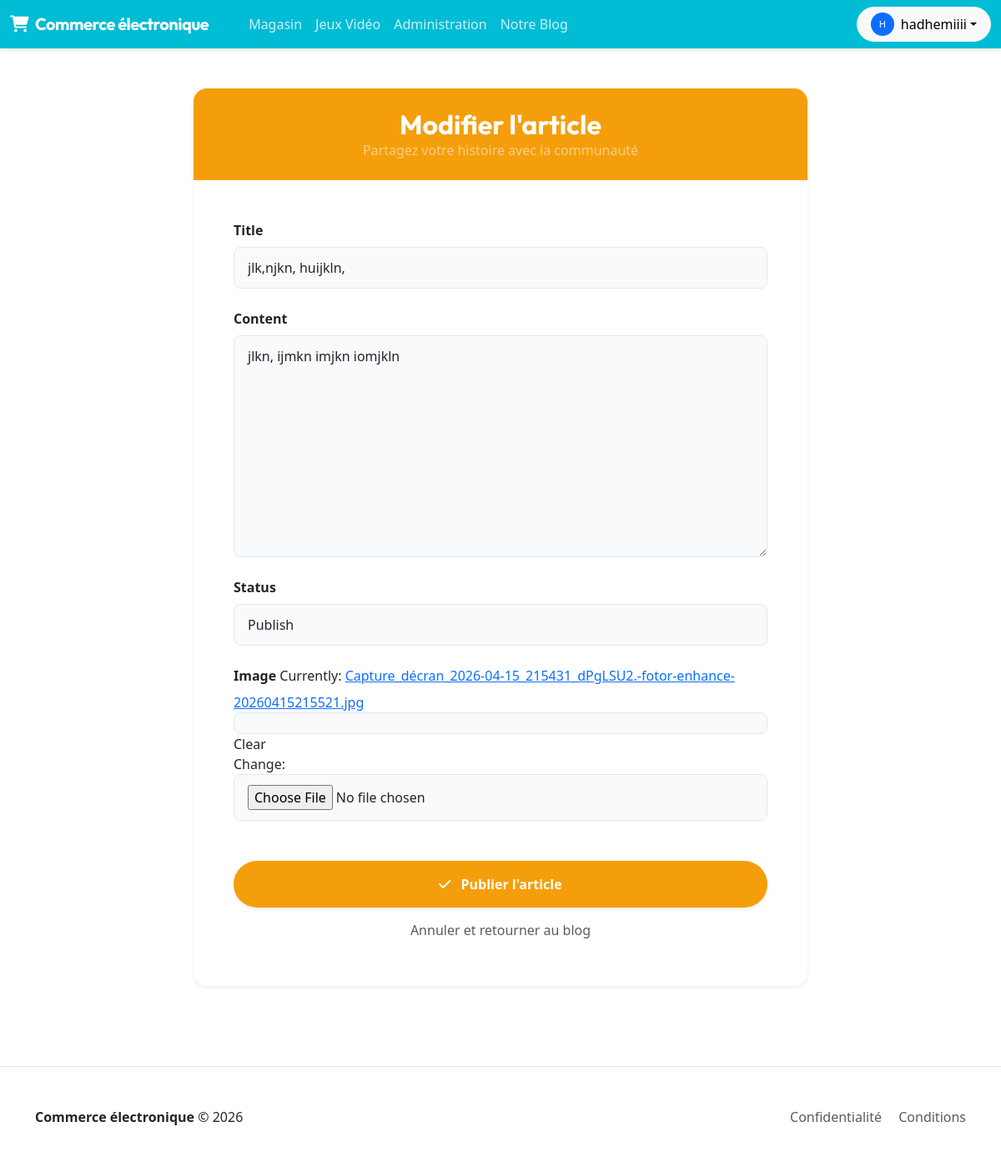
/blog/posts/4/update/ (signed in), run on the app's committed database.
### blog/models.py (models this page shows, shortened)
class Post(models.Model):
 title = models.CharField(max_length=200, unique=True)
 slug = models.SlugField(max_length=200, unique=True)
 author = models.ForeignKey(User, on_delete= models.CASCADE,related_name='blog_posts')
 updated_on = models.DateTimeField(auto_now= True)
 content = models.TextField()
 created_on = models.DateTimeField(auto_now_add=True)
 status = models.IntegerField(choices=STATUS, default=0)
 image=models.ImageField(blank=True)
 class Meta:
    ordering = ['-created_on']

### blog/views.py (the view)
# urls.py: path('posts/<int:pk>/update/', views.PostUpdateView.as_view(), name='post_update'),
class PostUpdateView(LoginRequiredMixin, UpdateView):
    model = Post
    form_class = blogForm
    template_name = 'blog/post_update.html'
    success_url = reverse_lazy('post_list')

### blog/forms.py
class blogForm(forms.ModelForm):
    class Meta:
        model = Post
        fields = "title", "content", "status", "image"

### blog/templates/blog/post_update.html (shortened to what this page needs)
{% extends 'base.html' %}
{% block content %}
<div class="row justify-content-center">
    <div class="col-lg-8">
        <div class="card border-0 shadow-sm rounded-4 overflow-hidden">
            <div class="card-header bg-warning py-4 text-center border-0" style="background: #f59e0b !important;">
                <h2 class="text-white fw-bold mb-0">{% if form.instance.pk %}Modifier l'article{% else %}Créer un article{% endif %}</h2>
                <p class="text-white-50 mb-0">Partagez votre histoire avec la communauté</p>
            </div>
            <div class="card-body p-4 p-lg-5">
                <form method="POST" enctype="multipart/form-data">
                    {% for field in form %}
                    <div class="mb-4">
                        <label for="{{ field.id_for_label }}" class="form-label fw-bold text-dark">{{ field.label }}</label>
                        {{ field }}
                    </div>
                    {% endfor %}
                    <div class="d-grid gap-2 mt-5">
                        <button type="submit" class="btn btn-warning py-3 rounded-pill shadow-sm fw-bold border-0 text-white" style="background: #f59e0b;">
                            <i class="fa-solid fa-check me-2"></i> Publier l'article
                        </button>
                        <a href="{% url 'post_list' %}" class="btn btn-link text-muted text-decoration-none">Annuler et retourner au blog</a>
                    </div>
                </form>
            </div>
        </div>
    </div>
</div>
{% endblock %}

### templates/base.html (shortened to what this page needs)
{% load static %}
<!DOCTYPE html>
<html lang="fr">
<head>
    <link rel="stylesheet" href="{% static 'css/base.css' %}">
    <link href="https://cdn.jsdelivr.net/npm/bootstrap@5.3.2/dist/css/bootstrap.min.css" rel="stylesheet">
    <link rel="stylesheet" href="https://cdnjs.cloudflare.com/ajax/libs/font-awesome/6.0.0/css/all.min.css">
</head>
<body class="d-flex flex-column min-vh-100">
<nav class="navbar navbar-expand-lg navbar-light navbar-custom">
    <div class="container-fluid">
        <a class="navbar-brand d-flex align-items-center" href="{% url 'accueil' %}">
            <i class="fa-solid fa-cart-shopping me-2"></i>
            <span>Commerce électronique</span>
        </a>
        <div class="collapse navbar-collapse" id="navbarNav">
            <ul class="navbar-nav me-auto mb-2 mb-lg-0 ms-lg-4">
                <li class="nav-item">
                    <a class="nav-link" href="{% url 'index' %}">Magasin</a>
                </li>
                <li class="nav-item">
                    <a class="nav-link" href="{% url 'jeu_list' %}">Jeux Vidéo</a>
                </li>
                <li class="nav-item">
                    <a class="nav-link" href="/admin/">Administration</a>
                </li>
                <li class="nav-item">
                    <a class="nav-link" href="{% url 'post_list' %}">Notre Blog</a>
                </li>
            </ul>
            <div class="d-flex align-items-center">
                {% if user.is_authenticated %}
                <div class="dropdown">
                    <button class="btn btn-light dropdown-toggle d-flex align-items-center rounded-pill px-3" type="button" data-bs-toggle="dropdown">
                        <div class="bg-primary text-white rounded-circle d-flex align-items-center justify-content-center me-2" style="width: 28px; height: 28px; font-size: 0.7rem;">
                            {{ user.username|first|upper }}
                        </div>
                        <span>{{ user.username }}</span>
                    </button>
                </div>
                {% else %}
                <a href="{% url 'login' %}" class="btn btn-outline-primary me-2 rounded-pill">Connexion</a>
                <a href="{% url 'register' %}" class="btn btn-primary rounded-pill">S'inscrire</a>
                {% endif %}
            </div>
        </div>
    </div>
</nav>
<div class="flex-grow-1">
    {% block layout %}
    <div class="container py-5">
        <div class="main-content">
            {% block content %}{% endblock %}
        </div>
    </div>
    {% endblock %}
</div>
<footer class="bg-white border-top py-5 mt-5">
    <div class="container">
        <div class="row align-items-center">
            <div class="col-md-6 text-center text-md-start">
                <span class="fw-bold">Commerce électronique</span> &copy; 2026
            </div>
            <div class="col-md-6 text-center text-md-end mt-3 mt-md-0">
                <a href="#" class="text-muted text-decoration-none me-3">Confidentialité</a>
                <a href="#" class="text-muted text-decoration-none">Conditions</a>
            </div>
        </div>
    </div>
</footer>
</body>
</html>

### magasin/static/css/base.css (style rules this page uses)
:root { --primary: #06b6d4; --primary-hover: #0891b2; --secondary: #10b981; --secondary-hover: #059669; --slate-50: #f8fafc; --slate-100: #f1f5f9; --slate-200: #e2e8f0; --slate-600: #475569; --slate-900: #0f172a; --bg-main: #ffffff; --bg-card: #ffffff; --text-main: #1e293b; --text-muted: #64748b; --border: #e2e8f0; --shadow-sm: 0 1px 2px 0 rgb(0 0 0 / 0.05); --shadow: 0 4px 6px -1px rgba(0, 0, 0, 0.05), 0 2px 4px -2px rgba(0, 0, 0, 0.05); --shadow-lg: 0 10px 15px -3px rgba(0, 0, 0, 0.08); --radius: 1rem; }
body { background-color: var(--bg-main); color: var(--text-main); font-family: 'Inter', sans-serif; -webkit-font-smoothing: antialiased; }
h1, h2, h3, h4, .navbar-brand { font-family: 'Outfit', sans-serif; font-weight: 700; }
.navbar-custom { background: #00bcd4 !important; padding: 1rem 2rem; position: sticky; top: 0; z-index: 1000; box-shadow: 0 2px 4px rgba(0,0,0,0.1); }
.navbar-brand { font-size: 1.5rem; color: white !important; letter-spacing: -0.025em; }
.navbar-brand i { margin-right: 0.5rem; }
.nav-link { color: rgba(255, 255, 255, 0.8) !important; font-weight: 500; transition: color 0.2s; }

### blog/templates/blog/post_update.html (style rules this page uses)
input, select, textarea { display: block; width: 100%; padding: 0.75rem 1rem; font-size: 1rem; font-weight: 400; line-height: 1.5; color: #212529; background-color: #f8fafc; background-clip: padding-box; border: 1px solid #e2e8f0; appearance: none; border-radius: 0.5rem; transition: border-color .15s ease-in-out,box-shadow .15s ease-in-out; }
textarea { min-height: 200px; }

### data on the page
Post: form "jlk,njkn, huijkln," "jlkn, ijmkn imjkn iomjkln" "Publish"

### other printed values
{{ user.username|first|upper }} "H"
{{ user.username }} "hadhemiiii"
{{ field.label }} "Title" "Content" "Status" "Image"
